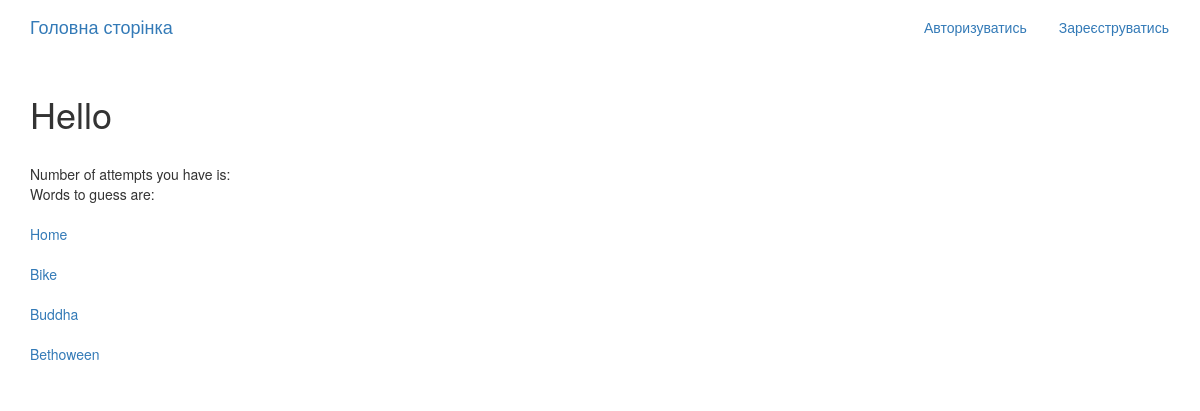
The app's page /game/user_words/3/ with its own data.
### game_app/models.py (models this page shows, shortened)
class Word(models.Model):
    word = models.TextField()
    description = models.TextField()
    success = models.CharField(
        max_length=100,  # Adjust the max_length as needed
        default="You have guessed it!"
        )
    failure = models.CharField(
        max_length=100,  # Adjust the max_length as needed
        default="Try again..."
        )
    call_to_action = models.CharField(
        max_length=100,  # Adjust the max_length as needed
        default="Ok make your choise now!"
        )
    you_win = models.CharField(
        max_length=100,  # Adjust the max_length as needed
        default="Congrats! You have GUESSED IT!!!!"
)
    game_over = models.CharField(
        max_length=100,  # Adjust the max_length as needed
        default="Game Over. Try again!"
)
    guessed = models.BooleanField(default=False)

### game_app/views.py (the view)
# urls.py: path('user_words/<int:pk>/', views.UserWords.as_view(), name='user_profile_detail'),
class UserWords(generic.DetailView):
    model = Profile
    template_name = 'game_app/user_words.html'  # Create an HTML template to display the list of groups
    context_object_name = 'profile'
    def get_context_data(self, **kwargs):
        context = super().get_context_data(**kwargs)
        context['words'] = Word.objects.all()
        return context

### game_app/templates/game_app/user_words.html
{% extends "base.html" %}
{% block content %}
<div class="container">
  <div class="row">
     <h1>Hello {{ user.username }}</h1>
     <br>
     Number of attempts you have is: {{ user.profile.number_of_attempts_to_guess }}
     <br>
     Words to guess are:
     <br>
     <br>
     {% for puzzle in words %}
     <a href="{% url 'game_app:masking-word' puzzle.pk %}">{{puzzle.description}}</a>
     <br>
       <br>
      {% endfor %}
  </div>
</div>
{% endblock %}

### records on screen
Word: description "Home"
Word: description "Bike"
Word: description "Buddha"
Word: description "Bethoween"
